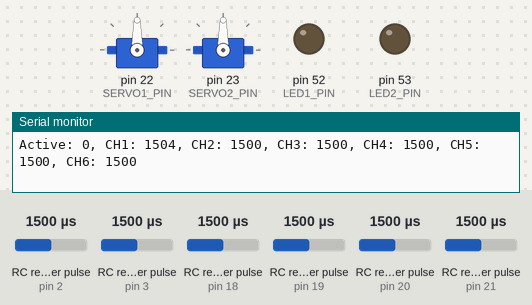
The sketch below on a simulated Arduino Mega 2560, built with avr-gcc and run on an emulated ATmega2560. Parts: 2 × servo, output pins drawn as LEDs (lit = HIGH), the last lines printed to the serial monitor. Wiring (inferred from the names in the program): 6 × RC receiver channel: data pin 2 / data pin 3 / data pin 18 / data pin 19 / data pin 20 / data pin 21. The test bench sets the inputs (shaded band); at power-on: RC receiver pulse (sensors on pin 20, pin 3, pin 18, pin 21, pin 2, pin 19) 1500 µs.

Above: at 1.2 s.
1.3 s: RC receiver pulse (sensor on pin 20) set to 1779 µs
4.3 s: RC receiver pulse (sensor on pin 20) set to 1798 µs
At 5.1 s:
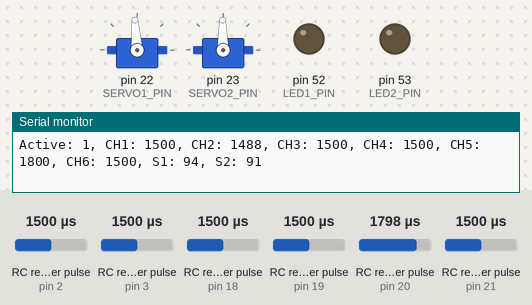
6.9 s: RC receiver pulse (sensor on pin 3) set to 1020 µs
At 9.6 s:
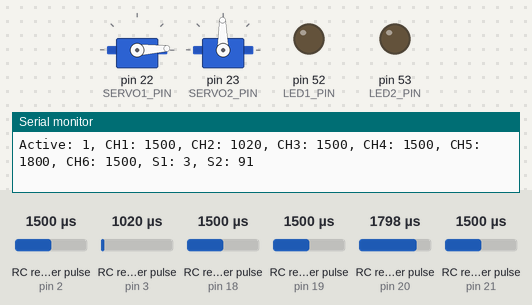
9.9 s: RC receiver pulse (sensor on pin 18) set to 1020 µs
At 11.1 s:
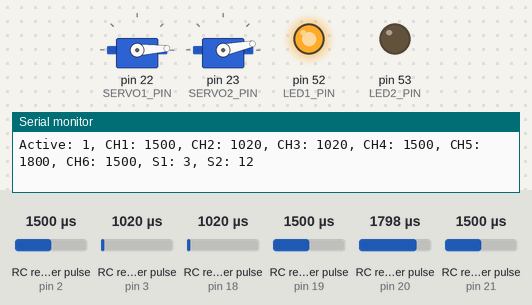
12.0 s: RC receiver pulse (sensor on pin 21) set to 1785 µs
15.0 s: RC receiver pulse (sensor on pin 21) set to 1795 µs
At 15.9 s:
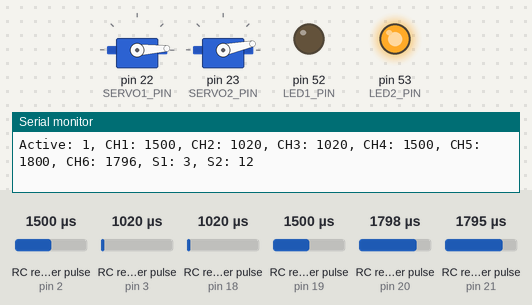
Timing chart, 0 to 29.1 s (numbered marks = the images above; inputs shaded):
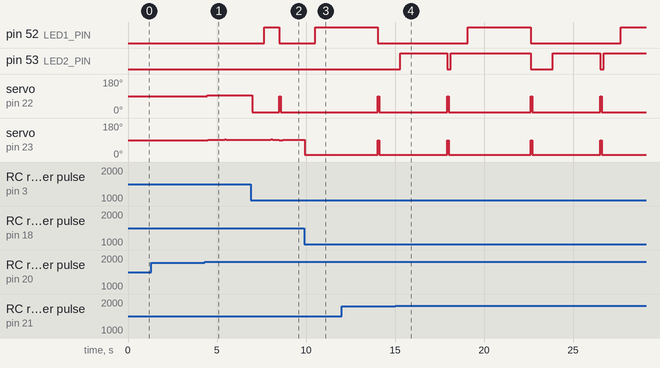

Measured:
- the behaviour switches between 1794 and 1795 µs on RC receiver pulse (sensor on pin 21) (found by bisection; images 3 and 4)
- after the input at 4.3 s, servo on pin 22 (SERVO1_PIN): 90° → 94° after 0.16 s; servo on pin 23 (SERVO2_PIN): 90° → 91° after 0.18 s, → 94° 0.96 s later, → 91° 0.10 s later
- after the input at 6.9 s, pin 52 (LED1_PIN): LOW → HIGH after 0.76 s, → LOW 0.85 s later
- after the input at 9.9 s, pin 52 (LED1_PIN): LOW → HIGH after 0.61 s; servo on pin 23 (SERVO2_PIN): 91° → 12° at once
- after the input at 15.0 s, pin 53 (LED2_PIN): goes HIGH 2.7 s, LOW 0.19 s, HIGH 4.5 s, LOW 1.2 s, HIGH 2.7 s, LOW 0.19 s, then HIGH, starting after 0.28 s

The sketch:

receiver_combined_test.ino
```cpp
#include <Servo.h>

// Channel threshold values for joysticks and toggle switches
#define CH_STICK_MIN 1000
#define CH_STICK_MAX 1950
#define CH_SWITCH_LOW 1200
#define CH_SWITCH_HIGH 1800

// Pin and interrupt numbers for an Arduino Mega 2560
// Channel 1: right horizontal
#define CH1_PIN 2
#define CH1_INTERRUPT 0

// Channel 2: left vertical
#define CH2_PIN 3
#define CH2_INTERRUPT 1

// Channel 3: right vertical
#define CH3_PIN 18
#define CH3_INTERRUPT 5

// Channel 4: left horizontal
#define CH4_PIN 19
#define CH4_INTERRUPT 4

// Channel 5: left switch
#define CH5_PIN 20
#define CH5_INTERRUPT 3

// Channel 6: right switch
#define CH6_PIN 21
#define CH6_INTERRUPT 2

#define SERVO1_PIN 22
#define SERVO1_DEFAULT 90
#define SERVO1_MIN 0
#define SERVO1_MAX 180

#define SERVO2_PIN 23
#define SERVO2_DEFAULT 90
#define SERVO2_MIN 9
#define SERVO2_MAX 166

#define LED1_PIN 52
#define LED1_DEFAULT LOW

#define LED2_PIN 53
#define LED2_DEFAULT LOW

volatile unsigned long lastInterrupt;

volatile unsigned long ch1Timer;
volatile int ch1Status;
volatile unsigned long ch2Timer;
volatile int ch2Status;
volatile unsigned long ch3Timer;
volatile int ch3Status;
volatile unsigned long ch4Timer;
volatile int ch4Status;
volatile unsigned long ch5Timer;
volatile int ch5Status;
volatile unsigned long ch6Timer;
volatile int ch6Status;

boolean transmitter_active = false;
boolean reset = false;

Servo servo1;
Servo servo2;

void setup() {
  Serial.begin(9600);
  setupReceiver();
  setupServos();
  setupLeds();
  resetOutputs();
}

void loop() {
  transmitter_active = checkActivity();
  String statusString = getStatusString();
  Serial.print("Active: ");
  Serial.print(transmitter_active);
  Serial.print(", ");
  Serial.print(statusString);

  if (transmitter_active) {
    reset = false;
    float percentage = (float)(ch2Status - CH_STICK_MIN) / (CH_STICK_MAX - CH_STICK_MIN);
    if (percentage > 100.0) {
      percentage = 100.0;
    }
    if (percentage < 0.0) {
      percentage = 0.0;
    }
    int angle = (int)(SERVO1_MIN + percentage * (SERVO1_MAX - SERVO1_MIN));
    servo1.write(angle);
    Serial.print(", S1: ");
    Serial.print(angle);

    percentage = (float)(ch3Status - CH_STICK_MIN) / (CH_STICK_MAX - CH_STICK_MIN);
    if (percentage > 100.0) {
      percentage = 100.0;
    }
    if (percentage < 0.0) {
      percentage = 0.0;
    }
    angle = (int)(SERVO2_MIN + percentage * (SERVO2_MAX - SERVO2_MIN));
    servo2.write(angle);
    Serial.print(", S2: ");
    Serial.print(angle);

    if (ch5Status > CH_SWITCH_HIGH) {
      digitalWrite(LED1_PIN, HIGH);
    }
    if (ch5Status < CH_SWITCH_LOW) {
      digitalWrite(LED1_PIN, LOW);
    }

    if (ch6Status > CH_SWITCH_HIGH) {
      digitalWrite(LED2_PIN, HIGH);
    }
    if (ch6Status < CH_SWITCH_LOW) {
      digitalWrite(LED2_PIN, LOW);
    }
  }
  else {
    resetOutputs();
  }
  Serial.println("");
}

void resetOutputs() {
  if (! reset) {
    servo1.write(SERVO1_DEFAULT);
    servo2.write(SERVO2_DEFAULT);

    digitalWrite(LED1_PIN, LED1_DEFAULT);
    digitalWrite(LED2_PIN, LED2_DEFAULT);

    reset = true;
  }
}

void setupReceiver() {
  pinMode(CH1_PIN, INPUT);
  attachInterrupt(CH1_INTERRUPT, ch1_interrupt, CHANGE);
  pinMode(CH2_PIN, INPUT);
  attachInterrupt(CH2_INTERRUPT, ch2_interrupt, CHANGE);
  pinMode(CH3_PIN, INPUT);
  attachInterrupt(CH3_INTERRUPT, ch3_interrupt, CHANGE);
  pinMode(CH4_PIN, INPUT);
  attachInterrupt(CH4_INTERRUPT, ch4_interrupt, CHANGE);
  pinMode(CH5_PIN, INPUT);
  attachInterrupt(CH5_INTERRUPT, ch5_interrupt, CHANGE);
  pinMode(CH6_PIN, INPUT);
  attachInterrupt(CH6_INTERRUPT, ch6_interrupt, CHANGE);
}

void setupServos() {
  servo1.attach(SERVO1_PIN);
  servo2.attach(SERVO2_PIN);
}

void setupLeds() {
  pinMode(LED1_PIN, OUTPUT);
  pinMode(LED2_PIN, OUTPUT);
}

boolean checkActivity() {
  return !((ch5Status == 0 & ch6Status == 0) |
           (CH_SWITCH_LOW < ch5Status & ch5Status < CH_SWITCH_HIGH &
            CH_SWITCH_LOW < ch6Status & ch6Status < CH_SWITCH_HIGH));
}

String getStatusString() {
  String ss = "CH1: ";
  ss += ch1Status;
  ss += ", CH2: ";
  ss += ch2Status;
  ss += ", CH3: ";
  ss += ch3Status;
  ss += ", CH4: ";
  ss += ch4Status;
  ss += ", CH5: ";
  ss += ch5Status;
  ss += ", CH6: ";
  ss += ch6Status;
  return ss;
}

void channel_interrupt(int channelPin, volatile unsigned long &channelTimer, volatile int &channelStatus, String channelName) {
  lastInterrupt = micros();
  if (digitalRead(channelPin) == HIGH) {
    channelTimer = lastInterrupt;
  }
  else {
    channelStatus = (volatile int)(lastInterrupt - channelTimer);
  }
}

void ch1_interrupt() {
  channel_interrupt(CH1_PIN, ch1Timer, ch1Status, "CH1");
}

void ch2_interrupt() {
  channel_interrupt(CH2_PIN, ch2Timer, ch2Status, "CH2");
}

void ch3_interrupt() {
  channel_interrupt(CH3_PIN, ch3Timer, ch3Status, "CH3");
}

void ch4_interrupt() {
  channel_interrupt(CH4_PIN, ch4Timer, ch4Status, "CH4");
}

void ch5_interrupt() {
  channel_interrupt(CH5_PIN, ch5Timer, ch5Status, "CH5");
}

void ch6_interrupt() {
  channel_interrupt(CH6_PIN, ch6Timer, ch6Status, "CH6");
}
```
